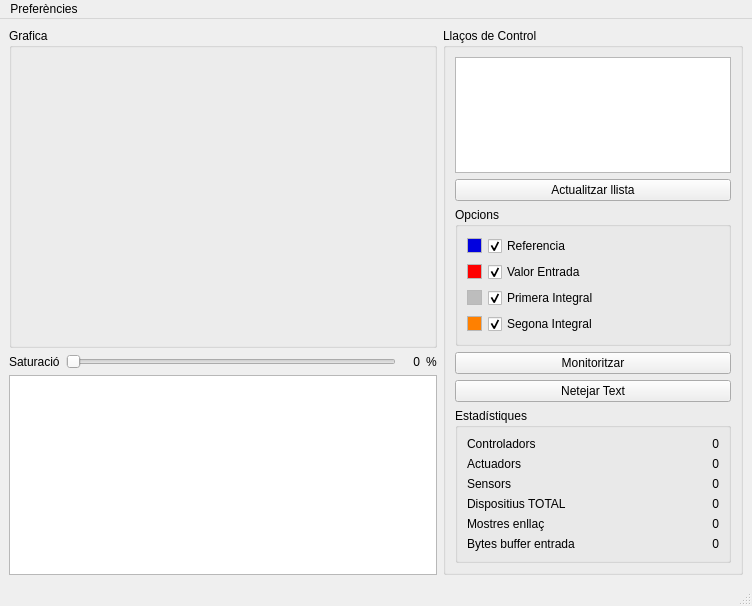
<?xml version="1.0" encoding="UTF-8"?>
<ui version="4.0">
 <class>MainWindow</class>
 <widget class="QMainWindow" name="MainWindow">
  <property name="geometry">
   <rect>
    <x>0</x>
    <y>0</y>
    <width>752</width>
    <height>606</height>
   </rect>
  </property>
  <property name="windowTitle">
   <string>Distributed Control Systems Monitor</string>
  </property>
  <widget class="QWidget" name="centralwidget">
   <layout class="QHBoxLayout" name="horizontalLayout_2">
    <item>
     <layout class="QVBoxLayout" name="verticalLayout_6">
      <item>
       <widget class="QGroupBox" name="groupBox_3">
        <property name="sizePolicy">
         <sizepolicy hsizetype="Expanding" vsizetype="Expanding">
          <horstretch>0</horstretch>
          <verstretch>0</verstretch>
         </sizepolicy>
        </property>
        <property name="minimumSize">
         <size>
          <width>0</width>
          <height>200</height>
         </size>
        </property>
        <property name="title">
         <string>Grafica</string>
        </property>
        <layout class="QVBoxLayout" name="verticalLayout_4">
         <item>
          <widget class="MplWidget" name="mplWidget" native="true">
           <property name="sizePolicy">
            <sizepolicy hsizetype="Expanding" vsizetype="Expanding">
             <horstretch>0</horstretch>
             <verstretch>0</verstretch>
            </sizepolicy>
           </property>
          </widget>
         </item>
        </layout>
       </widget>
      </item>
      <item>
       <layout class="QHBoxLayout" name="horizontalLayout">
        <item>
         <widget class="QLabel" name="label_saturation">
          <property name="text">
           <string>Saturació</string>
          </property>
         </widget>
        </item>
        <item>
         <widget class="QSlider" name="slider_saturation">
          <property name="orientation">
           <enum>Qt::Horizontal</enum>
          </property>
         </widget>
        </item>
        <item>
         <widget class="QLabel" name="label_percent_value">
          <property name="minimumSize">
           <size>
            <width>18</width>
            <height>0</height>
           </size>
          </property>
          <property name="lineWidth">
           <number>2</number>
          </property>
          <property name="midLineWidth">
           <number>2</number>
          </property>
          <property name="text">
           <string notr="true">0</string>
          </property>
          <property name="textFormat">
           <enum>Qt::AutoText</enum>
          </property>
          <property name="scaledContents">
           <bool>true</bool>
          </property>
          <property name="alignment">
           <set>Qt::AlignRight|Qt::AlignTrailing|Qt::AlignVCenter</set>
          </property>
          <property name="margin">
           <number>0</number>
          </property>
         </widget>
        </item>
        <item>
         <widget class="QLabel" name="label_percent_symbol">
          <property name="text">
           <string>%</string>
          </property>
         </widget>
        </item>
       </layout>
      </item>
      <item>
       <widget class="QTextBrowser" name="textBrowser">
        <property name="maximumSize">
         <size>
          <width>16777215</width>
          <height>200</height>
         </size>
        </property>
       </widget>
      </item>
     </layout>
    </item>
    <item>
     <layout class="QVBoxLayout" name="verticalLayout_5">
      <item>
       <widget class="QGroupBox" name="groupBox_2">
        <property name="maximumSize">
         <size>
          <width>300</width>
          <height>16777215</height>
         </size>
        </property>
        <property name="title">
         <string>Llaços de Control</string>
        </property>
        <layout class="QVBoxLayout" name="verticalLayout_3">
         <item>
          <widget class="QListWidget" name="listWidget_link">
           <property name="maximumSize">
            <size>
             <width>300</width>
             <height>16777215</height>
            </size>
           </property>
          </widget>
         </item>
         <item>
          <widget class="QPushButton" name="pushButton_reload">
           <property name="text">
            <string>Actualitzar llista</string>
           </property>
          </widget>
         </item>
         <item>
          <widget class="QGroupBox" name="groupBox_4">
           <property name="title">
            <string>Opcions</string>
           </property>
           <layout class="QHBoxLayout" name="horizontalLayout_3">
            <item>
             <layout class="QFormLayout" name="formLayout_2">
              <property name="fieldGrowthPolicy">
               <enum>QFormLayout::AllNonFixedFieldsGrow</enum>
              </property>
              <item row="0" column="0">
               <widget class="QTextBrowser" name="textBrowser_color_r">
                <property name="maximumSize">
                 <size>
                  <width>15</width>
                  <height>15</height>
                 </size>
                </property>
                <property name="verticalScrollBarPolicy">
                 <enum>Qt::ScrollBarAlwaysOff</enum>
                </property>
                <property name="horizontalScrollBarPolicy">
                 <enum>Qt::ScrollBarAlwaysOff</enum>
                </property>
                <property name="html">
                 <string>&lt;!DOCTYPE HTML PUBLIC &quot;-//W3C//DTD HTML 4.0//EN&quot; &quot;http://www.w3.org/TR/REC-html40/strict.dtd&quot;&gt;
&lt;html&gt;&lt;head&gt;&lt;meta name=&quot;qrichtext&quot; content=&quot;1&quot; /&gt;&lt;style type=&quot;text/css&quot;&gt;
p, li { white-space: pre-wrap; }
&lt;/style&gt;&lt;/head&gt;&lt;body style=&quot; font-family:'Ubuntu'; font-size:11pt; font-weight:400; font-style:normal;&quot; bgcolor=&quot;#0101df&quot;&gt;
&lt;p style=&quot;-qt-paragraph-type:empty; margin-top:0px; margin-bottom:0px; margin-left:0px; margin-right:0px; -qt-block-indent:0; text-indent:0px;&quot;&gt;&lt;/p&gt;&lt;/body&gt;&lt;/html&gt;</string>
                </property>
               </widget>
              </item>
              <item row="0" column="1">
               <widget class="QCheckBox" name="checkBox_R">
                <property name="text">
                 <string>Referencia</string>
                </property>
                <property name="checked">
                 <bool>true</bool>
                </property>
                <property name="tristate">
                 <bool>false</bool>
                </property>
               </widget>
              </item>
              <item row="1" column="1">
               <widget class="QCheckBox" name="checkBox_U">
                <property name="text">
                 <string>Valor Entrada</string>
                </property>
                <property name="checked">
                 <bool>true</bool>
                </property>
               </widget>
              </item>
              <item row="1" column="0">
               <widget class="QTextBrowser" name="textBrowser_color_u">
                <property name="maximumSize">
                 <size>
                  <width>15</width>
                  <height>15</height>
                 </size>
                </property>
                <property name="verticalScrollBarPolicy">
                 <enum>Qt::ScrollBarAlwaysOff</enum>
                </property>
                <property name="horizontalScrollBarPolicy">
                 <enum>Qt::ScrollBarAlwaysOff</enum>
                </property>
                <property name="html">
                 <string>&lt;!DOCTYPE HTML PUBLIC &quot;-//W3C//DTD HTML 4.0//EN&quot; &quot;http://www.w3.org/TR/REC-html40/strict.dtd&quot;&gt;
&lt;html&gt;&lt;head&gt;&lt;meta name=&quot;qrichtext&quot; content=&quot;1&quot; /&gt;&lt;style type=&quot;text/css&quot;&gt;
p, li { white-space: pre-wrap; }
&lt;/style&gt;&lt;/head&gt;&lt;body style=&quot; font-family:'Ubuntu'; font-size:11pt; font-weight:400; font-style:normal;&quot; bgcolor=&quot;#ff0000&quot;&gt;
&lt;p style=&quot;-qt-paragraph-type:empty; margin-top:0px; margin-bottom:0px; margin-left:0px; margin-right:0px; -qt-block-indent:0; text-indent:0px;&quot;&gt;&lt;/p&gt;&lt;/body&gt;&lt;/html&gt;</string>
                </property>
               </widget>
              </item>
              <item row="2" column="1">
               <widget class="QCheckBox" name="checkBox_x1">
                <property name="text">
                 <string>Primera Integral</string>
                </property>
                <property name="checked">
                 <bool>true</bool>
                </property>
               </widget>
              </item>
              <item row="2" column="0">
               <widget class="QTextBrowser" name="textBrowser_color_x1">
                <property name="maximumSize">
                 <size>
                  <width>15</width>
                  <height>15</height>
                 </size>
                </property>
                <property name="verticalScrollBarPolicy">
                 <enum>Qt::ScrollBarAlwaysOff</enum>
                </property>
                <property name="horizontalScrollBarPolicy">
                 <enum>Qt::ScrollBarAlwaysOff</enum>
                </property>
                <property name="html">
                 <string>&lt;!DOCTYPE HTML PUBLIC &quot;-//W3C//DTD HTML 4.0//EN&quot; &quot;http://www.w3.org/TR/REC-html40/strict.dtd&quot;&gt;
&lt;html&gt;&lt;head&gt;&lt;meta name=&quot;qrichtext&quot; content=&quot;1&quot; /&gt;&lt;style type=&quot;text/css&quot;&gt;
p, li { white-space: pre-wrap; }
&lt;/style&gt;&lt;/head&gt;&lt;body style=&quot; font-family:'Ubuntu'; font-size:11pt; font-weight:400; font-style:normal;&quot; bgcolor=&quot;#bdbdbd&quot;&gt;
&lt;p style=&quot;-qt-paragraph-type:empty; margin-top:0px; margin-bottom:0px; margin-left:0px; margin-right:0px; -qt-block-indent:0; text-indent:0px;&quot;&gt;&lt;/p&gt;&lt;/body&gt;&lt;/html&gt;</string>
                </property>
               </widget>
              </item>
              <item row="3" column="1">
               <widget class="QCheckBox" name="checkBox_x0">
                <property name="text">
                 <string>Segona Integral</string>
                </property>
                <property name="checked">
                 <bool>true</bool>
                </property>
               </widget>
              </item>
              <item row="3" column="0">
               <widget class="QTextBrowser" name="textBrowser_color_x0">
                <property name="maximumSize">
                 <size>
                  <width>15</width>
                  <height>15</height>
                 </size>
                </property>
                <property name="verticalScrollBarPolicy">
                 <enum>Qt::ScrollBarAlwaysOff</enum>
                </property>
                <property name="horizontalScrollBarPolicy">
                 <enum>Qt::ScrollBarAlwaysOff</enum>
                </property>
                <property name="html">
                 <string>&lt;!DOCTYPE HTML PUBLIC &quot;-//W3C//DTD HTML 4.0//EN&quot; &quot;http://www.w3.org/TR/REC-html40/strict.dtd&quot;&gt;
&lt;html&gt;&lt;head&gt;&lt;meta name=&quot;qrichtext&quot; content=&quot;1&quot; /&gt;&lt;style type=&quot;text/css&quot;&gt;
p, li { white-space: pre-wrap; }
&lt;/style&gt;&lt;/head&gt;&lt;body style=&quot; font-family:'Ubuntu'; font-size:11pt; font-weight:400; font-style:normal;&quot; bgcolor=&quot;#ff8000&quot;&gt;
&lt;p style=&quot;-qt-paragraph-type:empty; margin-top:0px; margin-bottom:0px; margin-left:0px; margin-right:0px; -qt-block-indent:0; text-indent:0px;&quot;&gt;&lt;/p&gt;&lt;/body&gt;&lt;/html&gt;</string>
                </property>
               </widget>
              </item>
             </layout>
            </item>
           </layout>
          </widget>
         </item>
         <item>
          <widget class="QPushButton" name="pushButton_monitor">
           <property name="text">
            <string>Monitoritzar</string>
           </property>
           <property name="checkable">
            <bool>true</bool>
           </property>
           <property name="checked">
            <bool>false</bool>
           </property>
           <property name="autoDefault">
            <bool>false</bool>
           </property>
           <property name="default">
            <bool>false</bool>
           </property>
           <property name="flat">
            <bool>false</bool>
           </property>
          </widget>
         </item>
         <item>
          <widget class="QPushButton" name="pushButton_clear">
           <property name="text">
            <string>Netejar Text</string>
           </property>
          </widget>
         </item>
         <item>
          <widget class="QGroupBox" name="groupBox">
           <property name="title">
            <string>Estadístiques</string>
           </property>
           <layout class="QVBoxLayout" name="verticalLayout">
            <item>
             <layout class="QFormLayout" name="formLayout">
              <property name="fieldGrowthPolicy">
               <enum>QFormLayout::AllNonFixedFieldsGrow</enum>
              </property>
              <item row="0" column="0">
               <widget class="QLabel" name="label_C">
                <property name="text">
                 <string>Controladors </string>
                </property>
               </widget>
              </item>
              <item row="0" column="1">
               <widget class="QLabel" name="label_C_value">
                <property name="minimumSize">
                 <size>
                  <width>50</width>
                  <height>0</height>
                 </size>
                </property>
                <property name="text">
                 <string>0</string>
                </property>
                <property name="alignment">
                 <set>Qt::AlignRight|Qt::AlignTrailing|Qt::AlignVCenter</set>
                </property>
               </widget>
              </item>
              <item row="1" column="0">
               <widget class="QLabel" name="label_A">
                <property name="text">
                 <string>Actuadors</string>
                </property>
               </widget>
              </item>
              <item row="1" column="1">
               <widget class="QLabel" name="label_A_value">
                <property name="minimumSize">
                 <size>
                  <width>50</width>
                  <height>0</height>
                 </size>
                </property>
                <property name="text">
                 <string>0</string>
                </property>
                <property name="alignment">
                 <set>Qt::AlignRight|Qt::AlignTrailing|Qt::AlignVCenter</set>
                </property>
               </widget>
              </item>
              <item row="2" column="0">
               <widget class="QLabel" name="label_S">
                <property name="text">
                 <string>Sensors</string>
                </property>
               </widget>
              </item>
              <item row="2" column="1">
               <widget class="QLabel" name="label_S_value">
                <property name="minimumSize">
                 <size>
                  <width>50</width>
                  <height>0</height>
                 </size>
                </property>
                <property name="text">
                 <string>0</string>
                </property>
                <property name="alignment">
                 <set>Qt::AlignRight|Qt::AlignTrailing|Qt::AlignVCenter</set>
                </property>
               </widget>
              </item>
              <item row="3" column="0">
               <widget class="QLabel" name="label_T">
                <property name="text">
                 <string>Dispositius TOTAL</string>
                </property>
               </widget>
              </item>
              <item row="3" column="1">
               <widget class="QLabel" name="label_T_value">
                <property name="minimumSize">
                 <size>
                  <width>50</width>
                  <height>0</height>
                 </size>
                </property>
                <property name="text">
                 <string>0</string>
                </property>
                <property name="alignment">
                 <set>Qt::AlignRight|Qt::AlignTrailing|Qt::AlignVCenter</set>
                </property>
               </widget>
              </item>
              <item row="4" column="0">
               <widget class="QLabel" name="label_samples">
                <property name="text">
                 <string>Mostres enllaç</string>
                </property>
               </widget>
              </item>
              <item row="4" column="1">
               <widget class="QLabel" name="label_samples_value">
                <property name="minimumSize">
                 <size>
                  <width>50</width>
                  <height>0</height>
                 </size>
                </property>
                <property name="lineWidth">
                 <number>1</number>
                </property>
                <property name="text">
                 <string>0</string>
                </property>
                <property name="alignment">
                 <set>Qt::AlignRight|Qt::AlignTrailing|Qt::AlignVCenter</set>
                </property>
               </widget>
              </item>
              <item row="5" column="0">
               <widget class="QLabel" name="label_rx_buff">
                <property name="text">
                 <string>Bytes buffer entrada</string>
                </property>
               </widget>
              </item>
              <item row="5" column="1">
               <widget class="QLabel" name="label_rx_buff_value">
                <property name="minimumSize">
                 <size>
                  <width>50</width>
                  <height>0</height>
                 </size>
                </property>
                <property name="text">
                 <string>0</string>
                </property>
                <property name="alignment">
                 <set>Qt::AlignRight|Qt::AlignTrailing|Qt::AlignVCenter</set>
                </property>
               </widget>
              </item>
             </layout>
            </item>
           </layout>
          </widget>
         </item>
        </layout>
       </widget>
      </item>
     </layout>
    </item>
   </layout>
  </widget>
  <widget class="QMenuBar" name="menubar">
   <property name="geometry">
    <rect>
     <x>0</x>
     <y>0</y>
     <width>752</width>
     <height>25</height>
    </rect>
   </property>
   <widget class="QMenu" name="menuPreferencies">
    <property name="title">
     <string>Preferències</string>
    </property>
    <addaction name="separator"/>
    <addaction name="actionPC_Controlador"/>
    <addaction name="actionPC_Sensor_Actuador"/>
    <addaction name="actionPC_Monitor"/>
    <addaction name="separator"/>
    <addaction name="actionCatala"/>
    <addaction name="actionEspanol"/>
    <addaction name="actionEnglish"/>
    <addaction name="separator"/>
   </widget>
   <addaction name="menuPreferencies"/>
  </widget>
  <widget class="QStatusBar" name="statusbar"/>
  <action name="actionPC_Controlador">
   <property name="checkable">
    <bool>true</bool>
   </property>
   <property name="checked">
    <bool>true</bool>
   </property>
   <property name="enabled">
    <bool>false</bool>
   </property>
   <property name="text">
    <string>PC -&gt; Controlador</string>
   </property>
   <property name="iconVisibleInMenu">
    <bool>false</bool>
   </property>
  </action>
  <action name="actionPC_Sensor_Actuador">
   <property name="checkable">
    <bool>true</bool>
   </property>
   <property name="text">
    <string>PC -&gt; Sensor/Actuador</string>
   </property>
  </action>
  <action name="actionPC_Monitor">
   <property name="checkable">
    <bool>true</bool>
   </property>
   <property name="text">
    <string>PC -&gt; Monitor</string>
   </property>
  </action>
  <action name="actionCatala">
   <property name="checkable">
    <bool>true</bool>
   </property>
   <property name="checked">
    <bool>true</bool>
   </property>
   <property name="enabled">
    <bool>false</bool>
   </property>
   <property name="text">
    <string>Català</string>
   </property>
  </action>
  <action name="actionEspanol">
   <property name="checkable">
    <bool>true</bool>
   </property>
   <property name="enabled">
    <bool>true</bool>
   </property>
   <property name="text">
    <string>Español</string>
   </property>
  </action>
  <action name="actionEnglish">
   <property name="checkable">
    <bool>true</bool>
   </property>
   <property name="text">
    <string>English</string>
   </property>
   <property name="iconVisibleInMenu">
    <bool>true</bool>
   </property>
  </action>
 </widget>
 <customwidgets>
  <customwidget>
   <class>MplWidget</class>
   <extends>QWidget</extends>
   <header>mplwidget</header>
   <container>1</container>
  </customwidget>
 </customwidgets>
 <resources/>
 <connections>
  <connection>
   <sender>pushButton_clear</sender>
   <signal>clicked()</signal>
   <receiver>textBrowser</receiver>
   <slot>clear()</slot>
   <hints>
    <hint type="sourcelabel">
     <x>451</x>
     <y>372</y>
    </hint>
    <hint type="destinationlabel">
     <x>275</x>
     <y>406</y>
    </hint>
   </hints>
  </connection>
 </connections>
</ui>
